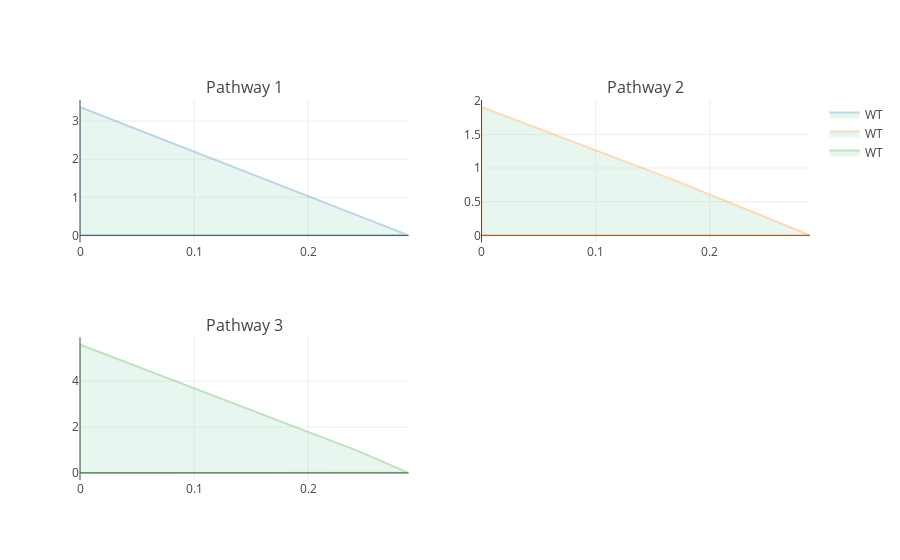

The cell this chart's notebook holds for it:
### Markdown cell above
By default, the heterologous pathway predictor will use a universal database of reactions compiled by [MetaNetX](https://www.metanetx.org/mnxdoc/mnxref.html)[[1](#references)]

### Code cell
predictor = pathway_prediction.PathwayPredictor(model)

pathways = predictor.run(product="vanillin", max_predictions=3)

pathways.plot_production_envelopes(model, objective=model.reactions.BIOMASS_SC5_notrace)

### Figure 1 — Plotly figure (JSON) as saved in the notebook; plotly's stock layout.template omitted (floating-point values rounded to 4 significant figures)
{"data": [{"fill": "toself", "fillcolor": "#B3E2CD", "hoverinfo": "none", "marker": {"line": {"color": "#B3E2CD"}, "opacity": 0.3}, "mode": "lines", "name": "WT", "opacity": 0.3, "type": "scatter", "x": [0, 0.01515, 0.0303, 0.04545, 0.0606, 0.07575, 0.0909, 0.1061, 0.1212, 0.1364, 0.1515, 0.1667, 0.1818, 0.197, 0.2121, 0.2273, 0.2424, 0.2576, 0.2727, 0.2879, 0.2879, 0.2727, 0.2576, 0.2424, 0.2273, 0.2121, 0.197, 0.1818, 0.1667, 0.1515, 0.1364, 0.1212, 0.1061, 0.0909, 0.07575, 0.0606, 0.04545, 0.0303, 0.01515, 0, 0, 0], "xaxis": "x1", "y": [0, 0, 0, 0, 0, 0, 0, 0, 0, 0, 0, 0, 0, 0, 0, 0, 0, 0, 0, 0, -2.329e-12, 0.1788, 0.3563, 0.5338, 0.7113, 0.8888, 1.066, 1.244, 1.421, 1.599, 1.776, 1.954, 2.131, 2.309, 2.486, 2.664, 2.841, 3.019, 3.195, 3.368, 0, 3.368], "yaxis": "y1"}, {"fill": "toself", "fillcolor": "#B3E2CD", "hoverinfo": "none", "marker": {"line": {"color": "#B3E2CD"}, "opacity": 0.3}, "mode": "lines", "name": "WT", "opacity": 0.3, "type": "scatter", "x": [0, 0.01515, 0.0303, 0.04545, 0.0606, 0.07575, 0.0909, 0.1061, 0.1212, 0.1364, 0.1515, 0.1667, 0.1818, 0.197, 0.2121, 0.2273, 0.2424, 0.2576, 0.2727, 0.2879, 0.2879, 0.2727, 0.2576, 0.2424, 0.2273, 0.2121, 0.197, 0.1818, 0.1667, 0.1515, 0.1364, 0.1212, 0.1061, 0.0909, 0.07575, 0.0606, 0.04545, 0.0303, 0.01515, 0, 0, 0], "xaxis": "x2", "y": [1.11e-16, 0, 1.761e-15, -9.714e-16, -3.608e-16, -6.87e-16, 0, 0, 0, 1.471e-16, 0, 0, 0, 0, 0, 1.114e-15, 0, 0, 0, 0, 1.241e-14, 0.1059, 0.2109, 0.316, 0.4208, 0.5253, 0.6299, 0.7342, 0.8355, 0.933, 1.03, 1.127, 1.225, 1.322, 1.419, 1.516, 1.614, 1.711, 1.808, 1.905, 1.11e-16, 1.905], "yaxis": "y2"}, {"fill": "toself", "fillcolor": "#B3E2CD", "hoverinfo": "none", "marker": {"line": {"color": "#B3E2CD"}, "opacity": 0.3}, "mode": "lines", "name": "WT", "opacity": 0.3, "type": "scatter", "x": [0, 0.01515, 0.03031, 0.04546, 0.06061, 0.07577, 0.09092, 0.1061, 0.1212, 0.1364, 0.1515, 0.1667, 0.1818, 0.197, 0.2121, 0.2273, 0.2425, 0.2576, 0.2728, 0.2879, 0.2879, 0.2728, 0.2576, 0.2425, 0.2273, 0.2121, 0.197, 0.1818, 0.1667, 0.1515, 0.1364, 0.1212, 0.1061, 0.09092, 0.07577, 0.06061, 0.04546, 0.03031, 0.01515, 0, 0, 0], "xaxis": "x3", "y": [0, 0, 0, 0, 0, 0, 0, 0, 0, 0, 0, 0, 0, 0, 0, 0, 0, 0, 0, 0.001489, 0.001489, 0.3298, 0.6582, 0.9782, 1.267, 1.555, 1.843, 2.132, 2.42, 2.708, 2.997, 3.285, 3.574, 3.862, 4.15, 4.439, 4.727, 5.015, 5.304, 5.592, 0, 5.592], "yaxis": "y3"}], "layout": {"annotations": [{"font": {"size": 16}, "showarrow": false, "text": "Pathway 1", "x": 0.225, "xanchor": "center", "xref": "paper", "y": 1, "yanchor": "bottom", "yref": "paper"}, {"font": {"size": 16}, "showarrow": false, "text": "Pathway 2", "x": 0.775, "xanchor": "center", "xref": "paper", "y": 1, "yanchor": "bottom", "yref": "paper"}, {"font": {"size": 16}, "showarrow": false, "text": "Pathway 3", "x": 0.225, "xanchor": "center", "xref": "paper", "y": 0.375, "yanchor": "bottom", "yref": "paper"}], "height": null, "width": null, "xaxis1": {"anchor": "y1", "domain": [0, 0.45]}, "xaxis2": {"anchor": "y2", "domain": [0.55, 1]}, "xaxis3": {"anchor": "y3", "domain": [0, 0.45]}, "xaxis4": {"anchor": "y4", "domain": [0.55, 1]}, "yaxis1": {"anchor": "x1", "domain": [0.625, 1]}, "yaxis2": {"anchor": "x2", "domain": [0.625, 1]}, "yaxis3": {"anchor": "x3", "domain": [0, 0.375]}, "yaxis4": {"anchor": "x4", "domain": [0, 0.375]}}}
